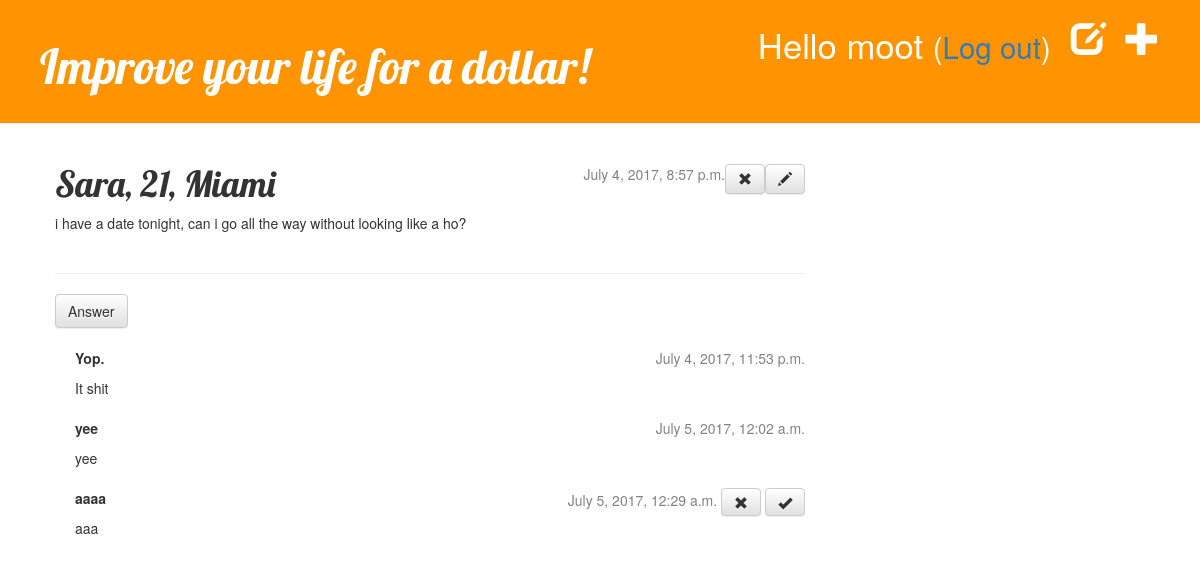
The page /post/1/ (signed in) on the database as committed earlier.
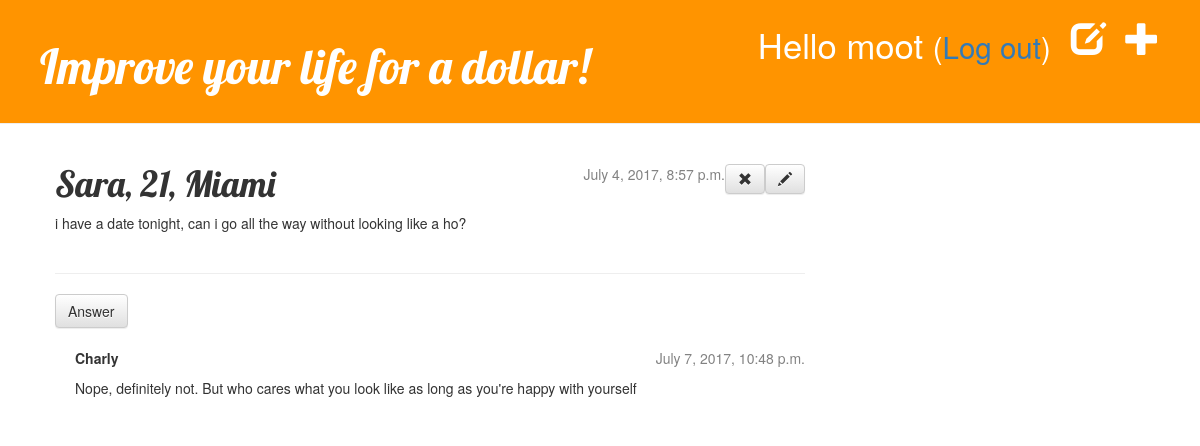
The same page on the database as committed later.
### blog/models.py (models this page shows, shortened)
class Comment(models.Model):
    post = models.ForeignKey('blog.Post', related_name='comments')
    author = models.CharField(max_length=200)
    text = models.TextField()
    created_date = models.DateTimeField(default=timezone.now)
    approved_comment = models.BooleanField(default=False)

### blog/views.py (the view)
# urls.py: url(r'^post/(?P<pk>\d+)/$', views.post_detail, name='post_detail'),
def post_detail(request, pk):
    post = get_object_or_404(Post, pk=pk)
    return render(request, 'blog/post_detail.html', {'post': post})

### blog/templates/blog/post_detail.html (shortened to what this page needs)
{% extends 'blog/base.html' %}
{% block content %}
    <div class="post">
        {% if post.published_date %}
            <div class="date">
                {{ post.published_date }}
                {% if user.is_authenticated %}
<a class="btn btn-default" href="{% url 'post_edit' pk=post.pk %}"><span class="glyphicon glyphicon-pencil"></span></a>
<a class="btn btn-default" href="{% url 'post_remove' pk=post.pk %}"><span class="glyphicon glyphicon-remove"></span></a>
{% endif %}
            </div>
{% endif %}
        <h1>{{ post.title }}</h1>
        <p>{{ post.text|linebreaksbr }}</p>
    </div>
<hr>
<a class="btn btn-default" href="{% url 'add_comment_to_post' pk=post.pk %}">Answer</a>
{% for comment in post.comments.all %}
    {% if user.is_authenticated or comment.approved_comment %}
    <div class="comment">
        <div class="date">
            {{ comment.created_date }}
            {% if not comment.approved_comment %}
                <a class="btn btn-default" href="{% url 'comment_remove' pk=comment.pk %}"><span class="glyphicon glyphicon-remove"></span></a>
                <a class="btn btn-default" href="{% url 'comment_approve' pk=comment.pk %}"><span class="glyphicon glyphicon-ok"></span></a>
            {% endif %}
        </div>
        <strong>{{ comment.author }}</strong>
        <p>{{ comment.text|linebreaks }}</p>
    </div>
    {% endif %}
{% empty %}
    <p>No comments here yet :(</p>
{% endfor %}
{% endblock %}

Rows that differ between the two databases and show on the page:
removed Comment: created_date "July 4, 2017, 11:53 p.m.", author "Yop.", text "It shit"
removed Comment: created_date "July 5, 2017, 12:02 a.m.", author "yee", text "yee"
removed Comment: created_date "July 5, 2017, 12:29 a.m.", approved_comment False (drawn), author "aaaa", text "aaa"
added Comment: created_date "July 7, 2017, 10:48 p.m.", author "Charly", text "Nope, definitely not. But who cares what you look like as long as you're happy with yourself"
